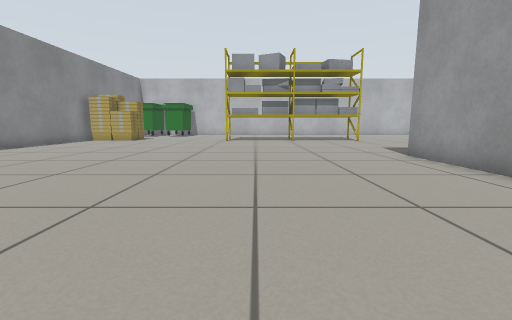
View 1 (above)

20 first-person views from a walk through a robot-simulator world made for Gazebo. The camera is 0.5 m above the floor, tilts 8° down and sees 90° across. Floor lines are 1 m apart. The floor is counted in squares, 0.5 m on a side. Each view is taken from the middle of a square. On the plan, view 1 faces up. The plan holds only what a view shows up to about 11 squares ahead; the rest is blank. Robots are left out.

View 2
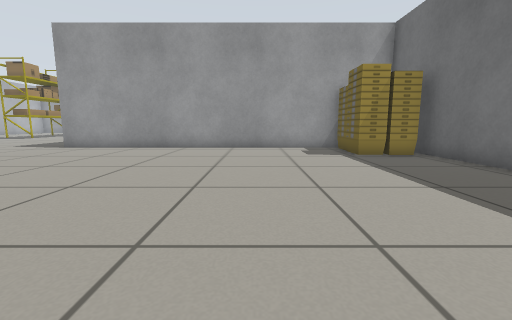

View 3
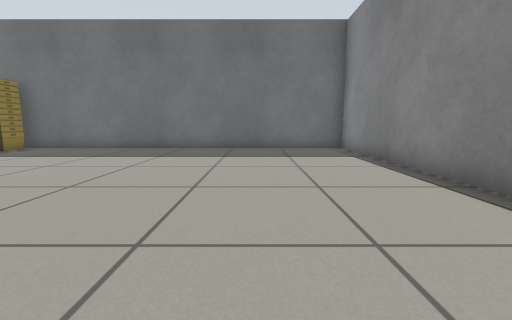

View 4
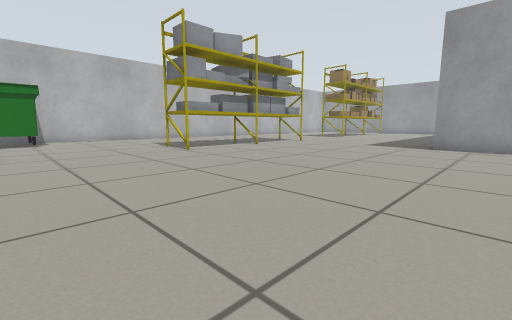

View 5
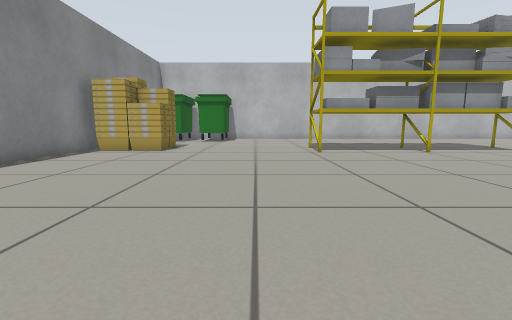

View 6
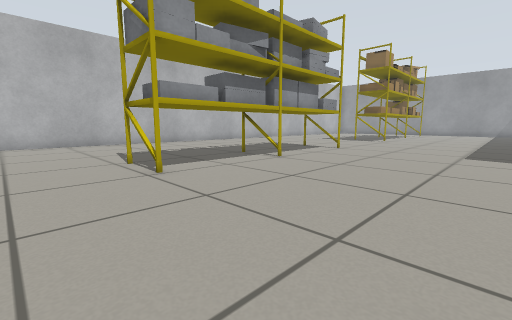

View 7
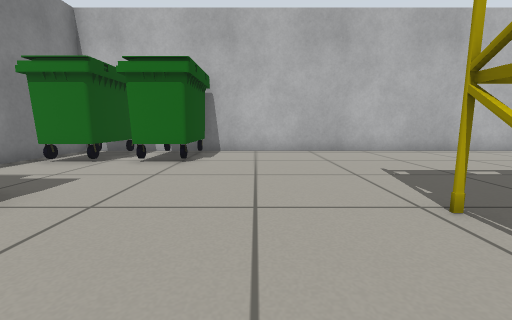

View 8
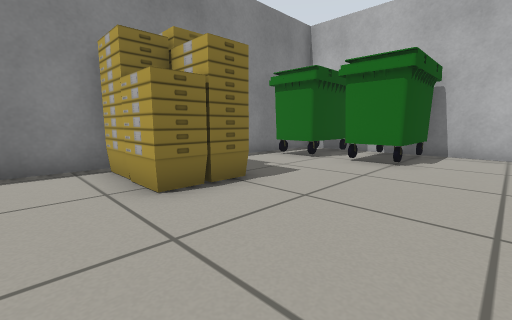

View 9
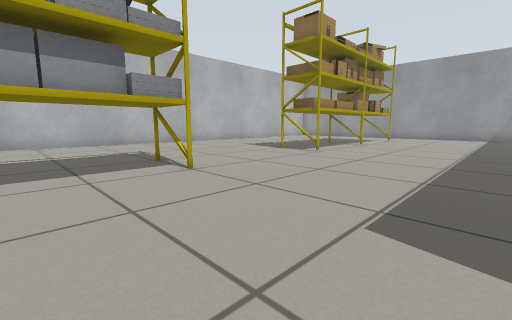

View 10
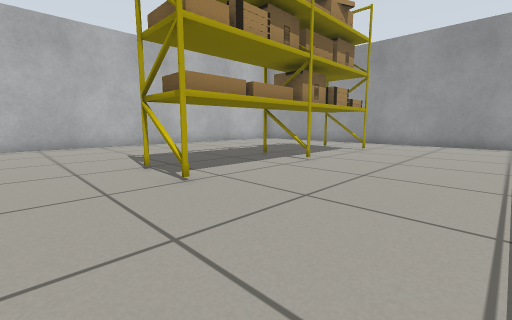

View 11
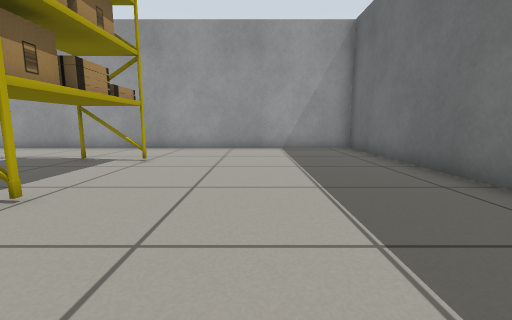

View 12
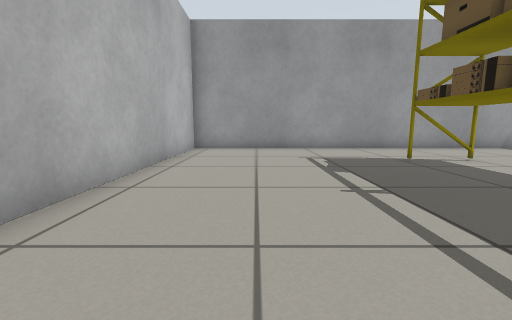

View 13
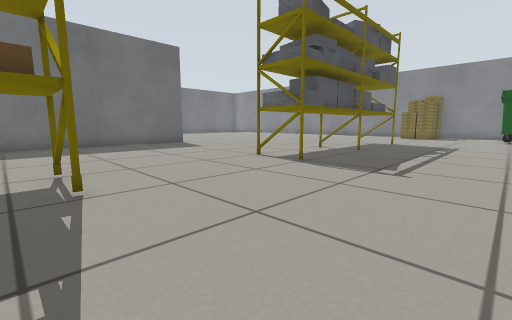

View 14
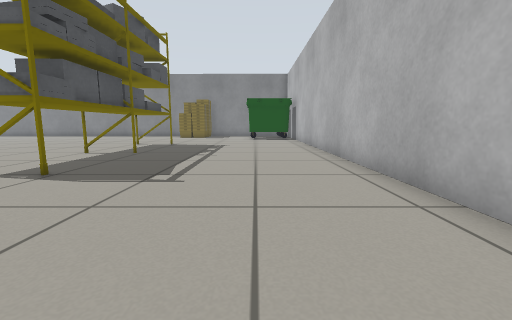

View 15
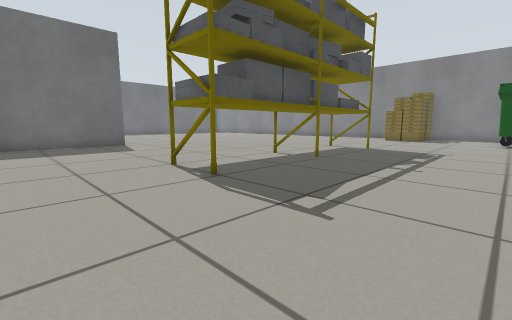

View 16
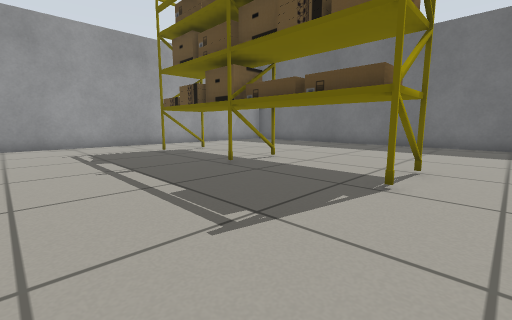

View 17
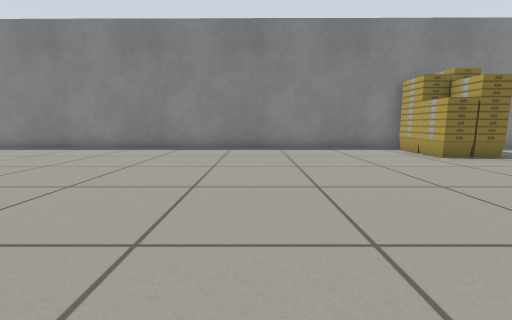

View 18
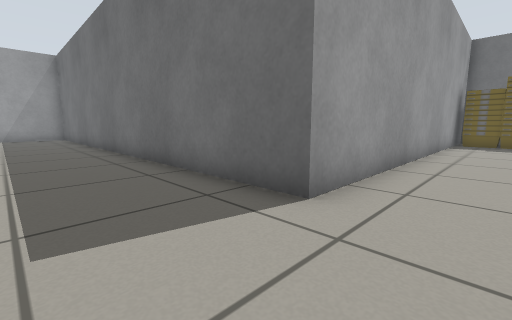

View 19
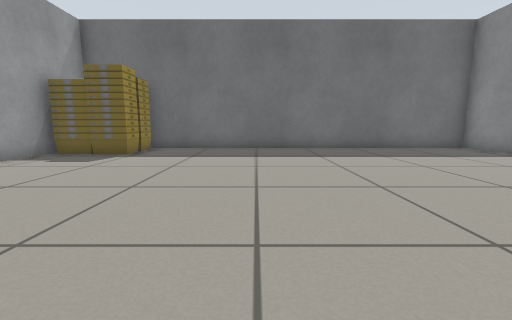

View 20
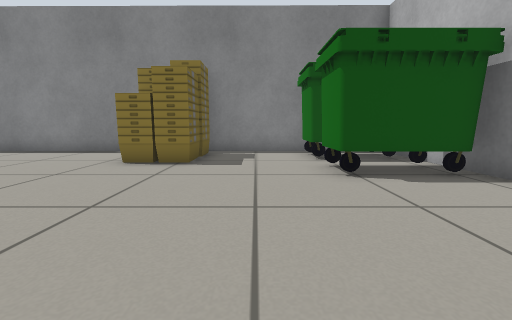

### Floor plan
Key: @ floor where view 1 was taken; # wall or solid block; . floor; B bucket; I bin; S shelf.
Columns run from 11 left of view 1 to 23 right of it. Each row starts with its distance up from view 1.
 24  ##################################
 23  IIIII............................#
 22  I I I............................#
 21  IIIII............................#
 20  #IIII............................#
 19 ##................................#
 18 ##................................#
 17 #BBB.....SSSSSSSSS.....SSSSSSSS...#
 16 #BBB.....SSSSSSSSS....SSSSSSSSS...#
 15 ##.......SSSSSSSSS....SSSSSSSSS...#
 14 ##................................#
 13  #................................#
 12  #................................#
 11  #................................#
 10  #................................#
  9  #................................#
  8  #..............###################
  7  #..............#
  6  #..............#
  5  #..............#
  4  #..............#
  3 # ..............#
  2 # ..............#
  1 #...............#
  0 #..........@....#
 -1 #...............#
 -2 #...............#
 -3 #............BBB#
 -4 #............BB #
 -5 #............B  #
 -6 #################

Where each view was taken, in squares from view 1:
view 1: 0 up, 0 right, facing up
view 2: 0 up, 6 left, facing right
view 3: 5 up, 7 left, facing down
view 4: 6 up, 7 left, facing up-right
view 5: 6 up, 4 left, facing up
view 6: 10 up, 4 left, facing up-right
view 7: 14 up, 4 left, facing up
view 8: 14 up, 4 left, facing up-left
view 9: 10 up, 3 right, facing up-right
view 10: 11 up, 9 right, facing up-right
view 11: 12 up, 12 right, facing right
view 12: 21 up, 12 right, facing right
view 13: 21 up, 12 right, facing down-left
view 14: 21 up, 11 right, facing left
view 15: 21 up, 9 right, facing down-left
view 16: 21 up, 10 right, facing down-right
view 17: 10 up, 0 right, facing left
view 18: 11 up, 3 right, facing down-right
view 19: 5 up, 2 left, facing down
view 20: 19 up, 1 left, facing left
